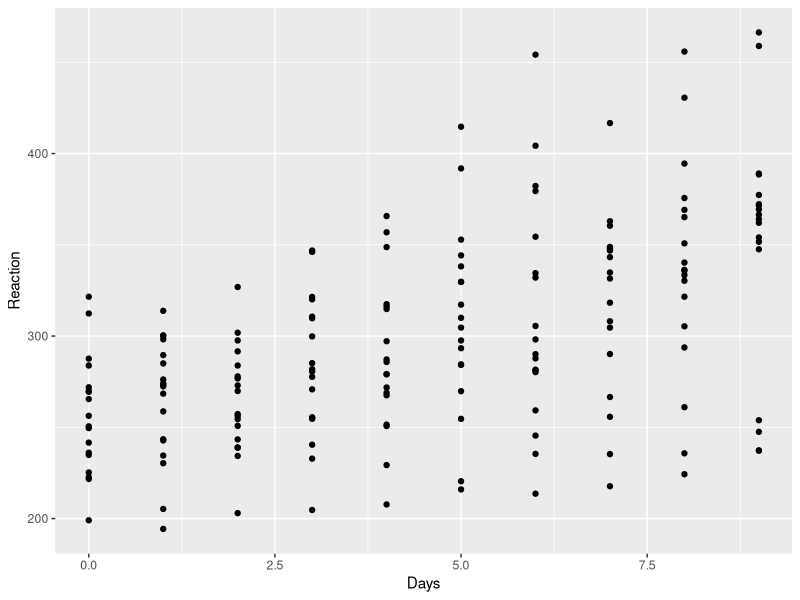
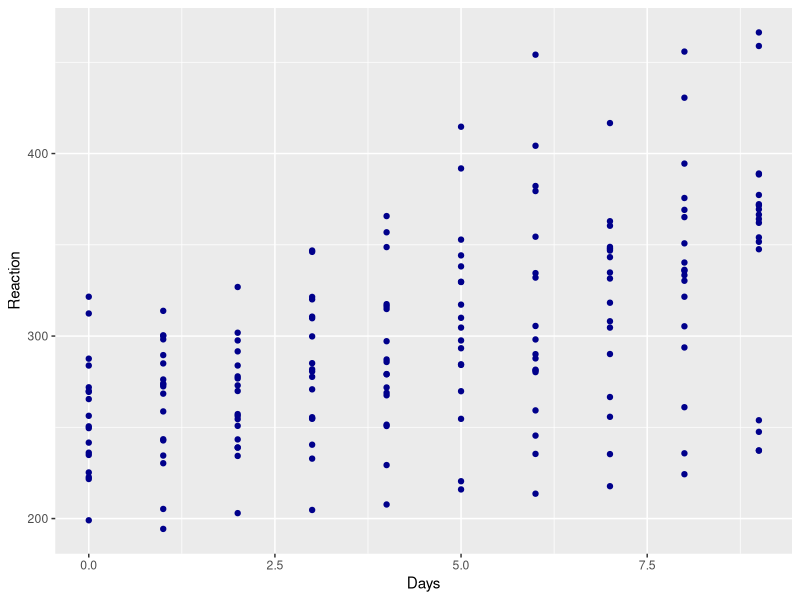
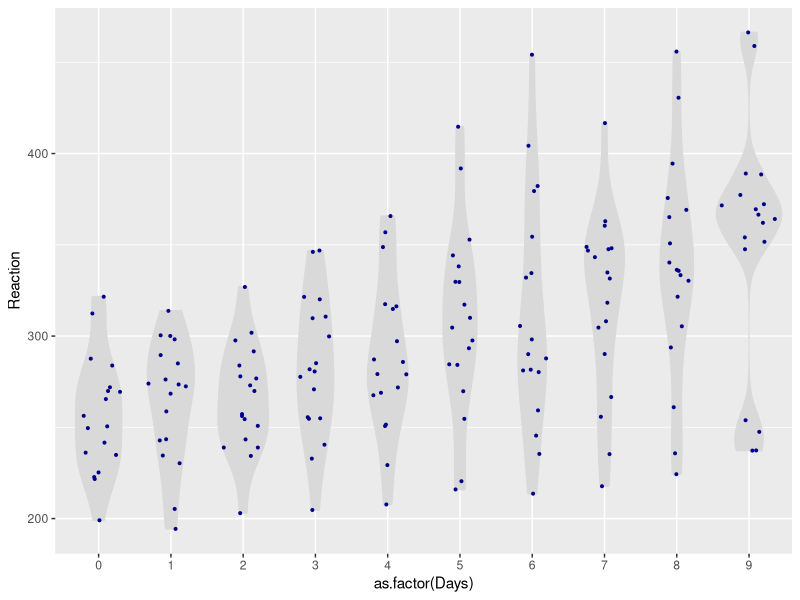
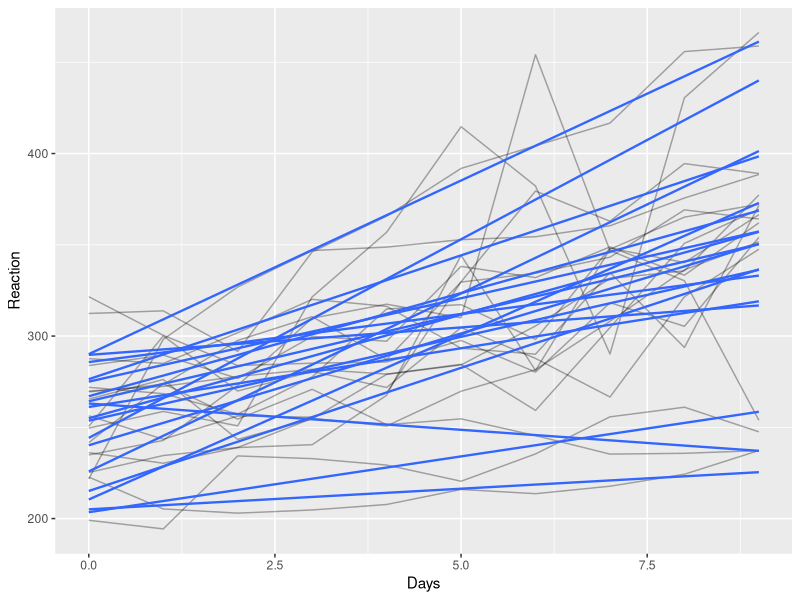
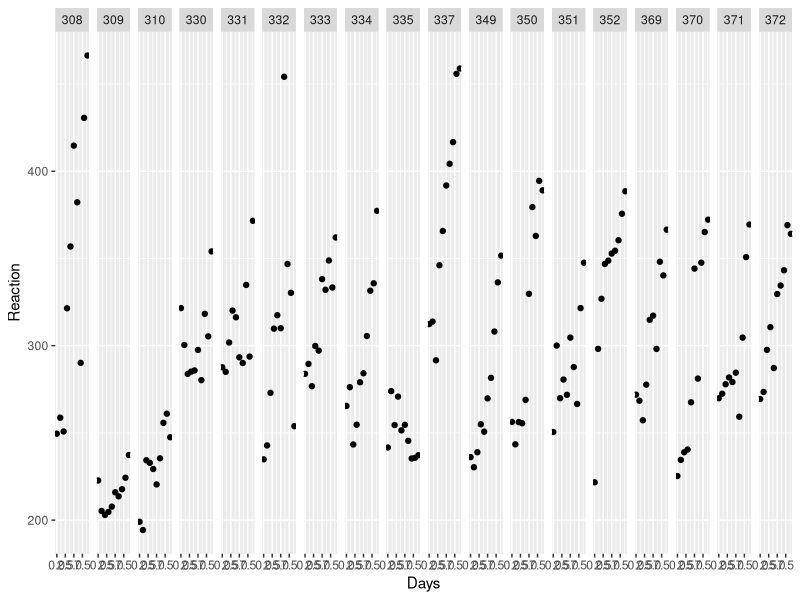
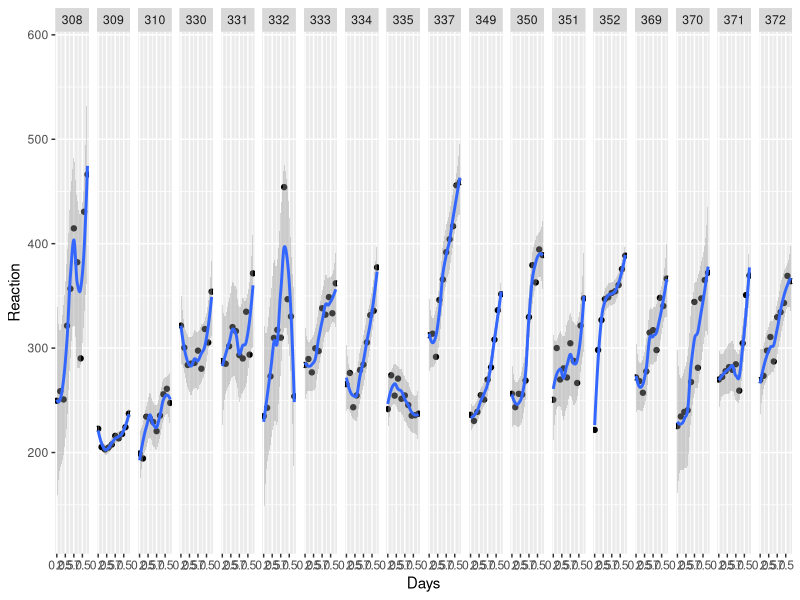
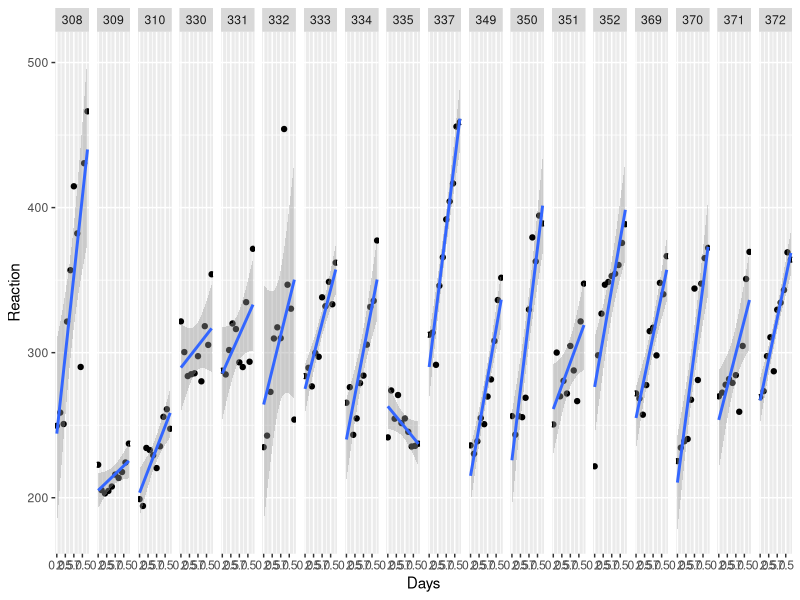
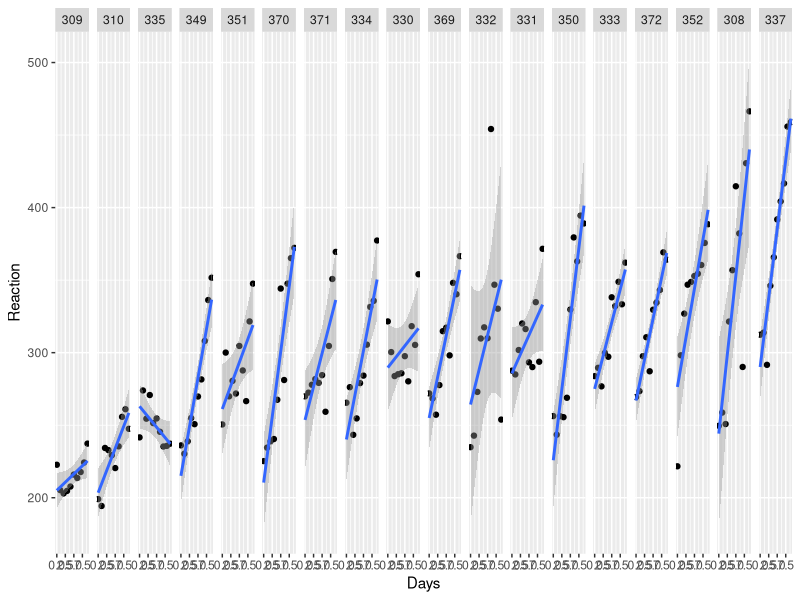

Write R code to recreate these figures, in order. (Note: this script raises an error after producing the figures.)
## ---- chunk 1
knitr::opts_chunk$set(echo = FALSE)
knitr::opts_chunk$set(cache = TRUE)

library(skimr)
library(tidyverse)
library(ggforce)
library(lme4)


set.seed(1)
rm(list = ls(all = TRUE))
## ---- chunk 2
library(skimr)
library(lme4) # For the sleep study data
sleep.df = sleepstudy
skim(sleep.df)
## ---- chunk 3
library(ggplot2)

ggplot(data = sleep.df, mapping = aes(x = Days, y = Reaction)) + 
  geom_point()
## ---- chunk 4

ggplot(data = sleep.df, mapping = aes(x = Days, y = Reaction)) + 
  geom_point(colour = "darkblue") 
## ---- chunk 5

ggplot(data = sleep.df, mapping = aes(x = as.factor(Days), y = Reaction)) + 
  geom_violin(fill= "grey85", colour = "grey85") +
  geom_sina(colour = "darkblue", size = .7)
## ---- chunk 6

ggplot(sleep.df, aes(Days, Reaction, group = Subject)) + 
  geom_line(alpha = .33) +
  geom_smooth(method = "lm", se = FALSE, size = .8)

## What happens when you don't identify the groups?
# ggplot(sleep.df, aes(Days, Reaction)) + 
#   geom_point() +
#   geom_smooth(method = "lm", se = FALSE)
## ---- chunk 7

ggplot(data = sleep.df, mapping = aes(x = Days, y = Reaction)) + 
  geom_point() +
  facet_grid(.~Subject)

## ---- chunk 8

ggplot(sleep.df, aes(Days, Reaction)) + 
  geom_point() +
  geom_smooth(method = "loess") +
  facet_grid(.~Subject)
## ---- chunk 9

ggplot(sleep.df, aes(Days, Reaction)) + 
  geom_point() +
  geom_smooth(method = "lm") +
  facet_grid(.~Subject)
## ---- chunk 10

sleep.df = sleep.df %>%  mutate(Subject = reorder(Subject, Reaction, mean))

ggplot(sleep.df, aes(Days, Reaction)) + 
  geom_point() +
  geom_smooth(method = "lm") +
  facet_grid(.~Subject)
## ---- chunk 11

include_graphics("edrplot.png", dpi = 125)

